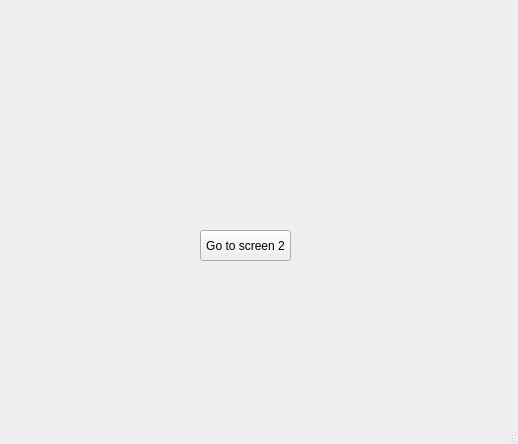
<?xml version="1.0" encoding="UTF-8"?>
<ui version="4.0">
 <class>MainWindow</class>
 <widget class="QMainWindow" name="MainWindow">
  <property name="geometry">
   <rect>
    <x>0</x>
    <y>0</y>
    <width>518</width>
    <height>444</height>
   </rect>
  </property>
  <property name="windowTitle">
   <string>MainWindow</string>
  </property>
  <widget class="QWidget" name="centralwidget">
   <widget class="QPushButton" name="pushButton">
    <property name="geometry">
     <rect>
      <x>200</x>
      <y>230</y>
      <width>91</width>
      <height>31</height>
     </rect>
    </property>
    <property name="text">
     <string>Go to screen 2</string>
    </property>
   </widget>
  </widget>
  <widget class="QMenuBar" name="menubar">
   <property name="geometry">
    <rect>
     <x>0</x>
     <y>0</y>
     <width>518</width>
     <height>22</height>
    </rect>
   </property>
  </widget>
  <widget class="QStatusBar" name="statusbar"/>
 </widget>
 <resources/>
 <connections/>
</ui>
